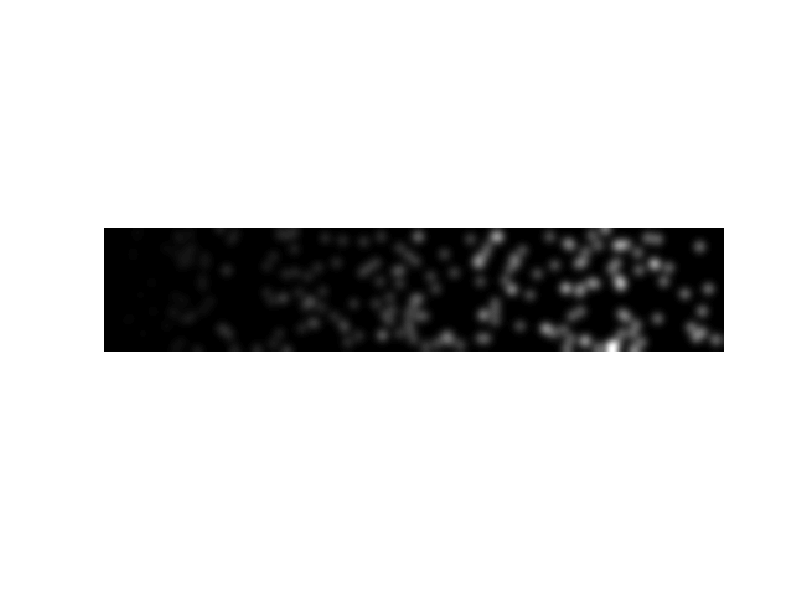

Source code (MATLAB): (Note: this script raises an error after producing the figure.)
% DEMO_SIFT_PEAK  Demo: SIFT: peak treshold

randn('state',0) ;
rand('state',0) ;

I = double(rand(100,500) <= .005) ;
I = (ones(100,1) * linspace(0,1,500)) .* I ;
I(:,1) = 0 ; I(:,end) = 0 ;
I(1,:) = 0 ; I(end,:) = 0 ;
I = 2*pi*4^2 * imsmooth(I,4) ;
I = single(255 * I) ;

figure(1) ; clf ;
imagesc(I) ; colormap gray ;
axis equal ;  axis off; axis tight ;
hold on ;

demo_print('sift_peak_0') ;

tpr = [0 10 20 30] ;
for tp=tpr
  f = sift(I, ...
           'PeakThresh',   tp,    ...
           'EdgeThresh',   10000, ...
           'FirstOctave', -1) ;
  
  h = plotframe(f) ; 
  set(h,'color','y','linewidth',1) ;
  
  demo_print(sprintf('sift_peak_%d',find(tp==tpr))) ;  
  delete(h) ;
end
